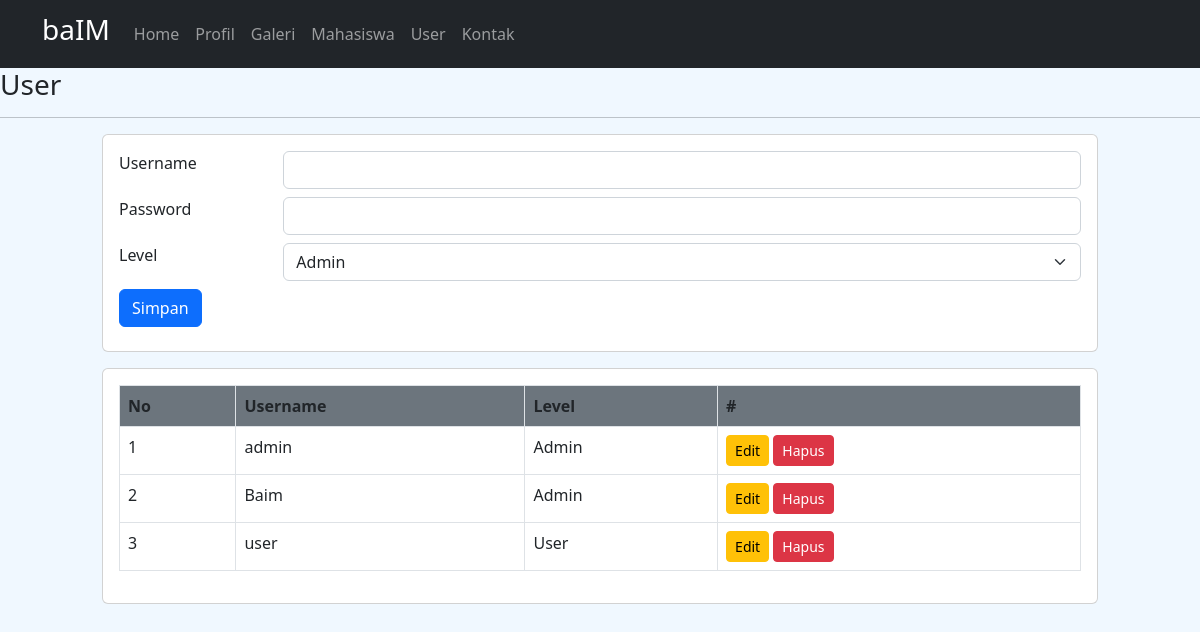
The page /preparedStatements/index.php?page=user on the database its author committed.
### tables this page shows
CREATE TABLE `user` (
  `id` int(11) NOT NULL,
  `username` varchar(250) NOT NULL,
  `password` varchar(250) NOT NULL,
  `level` varchar(250) NOT NULL
);

### preparedStatements/content/user.php (the view, shortened to what this page needs)
<h3>User</h3><hr>
<div class="row">
    <div class="col-10 mx-auto">
        <div class="card">
            <div class="card-body">
                <form action="index.php?page=user_save" method="POST">
                    <div class="mb-2 row">
                        <div class="col-2">
                            <label for="username" class="form-label">Username</label>
                        </div>
                        <div class="col-10 mb-2">
                            <input type="text" name="username" class="form-control">
                        </div>
                        <div class="col-2">
                            <label for="password" class="form-label">Password</label>
                        </div>
                        <div class="col-10 mb-2">
                            <input type="text" name="password" class="form-control">
                        </div>
                        <div class="col-2">
                            <label for="level" class="form-label">Level</label>
                        </div>
                        <div class="col-10 mb-2">
                            <select name="level" id="level" class="form-select">
                                <option>Admin</option>
                            </select>
                        </div>
                        <div class="col-6">
                            <button type="submit" class="btn btn-primary">Simpan</button>
                        </div>
                    </div>
                </form>
            </div>
        </div>
        <div class="card mt-3">
            <div class="card-body">
                <table class="table table-bordered">
                    <thead class="bg-secondary">
                        <tr>
                            <th>No</th>
                            <th>Username</th>
                            <th>Level</th>
                            <th>#</th>
                        </tr>
                    </thead>
                    <tbody>
                        <?php
                            $no = 1;
                            $sql = $con->query("SELECT * FROM user");
                            while ($row = $sql->fetch()) {
                                echo "<tr>
                                <td>$no</td>
                                <td>$row[username]</td>
                                <td>$row[level]</td>
                                <td>
                                    <a href='' class='btn btn-warning btn-sm'>Edit</a>
                                    <a href='' onclick=\"return confirm('Hapu Data?')\"class='btn
                                    btn-danger btn-sm'>Hapus</a>
                                </td>
                            </tr>";
                            $no++;
                            }
                        ?>
                    </tbody>
                </table>
            </div>
        </div>
    </div>
</div>

### preparedStatements/index.php (style rules this page uses)
body { background-color: aliceblue; }

### rows shown on the page
user: username "admin", level "Admin"
user: username "Baim", level "Admin"
user: username "user", level "User"
